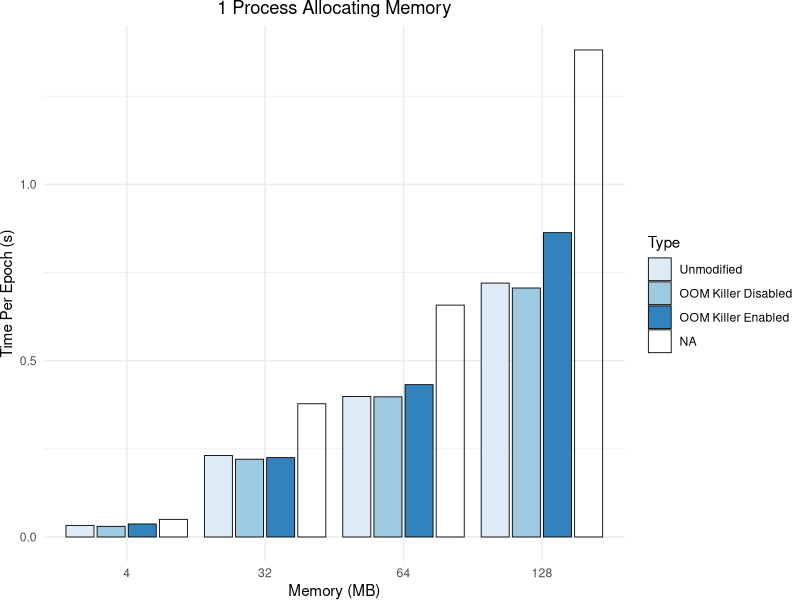
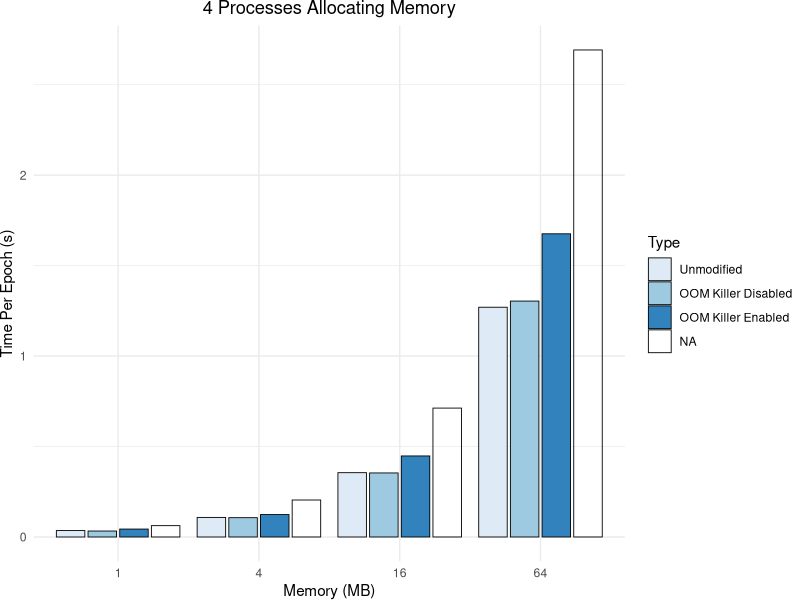
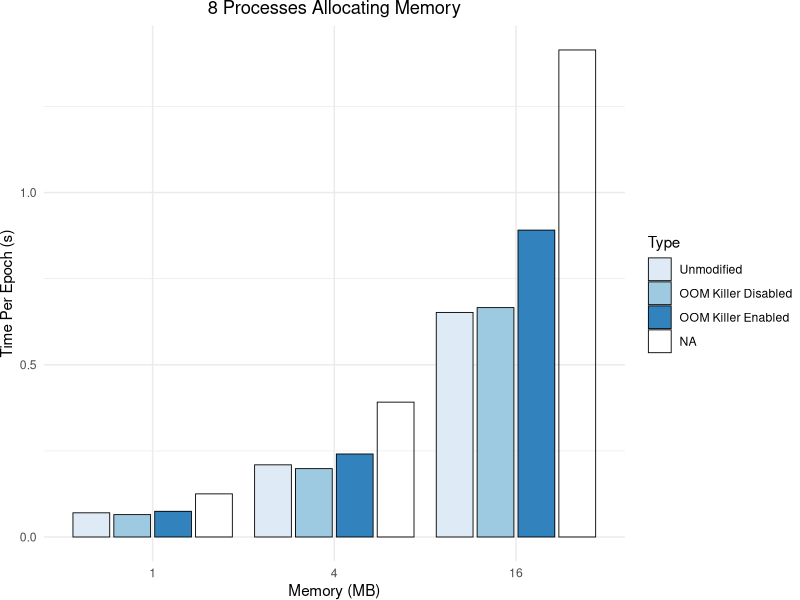
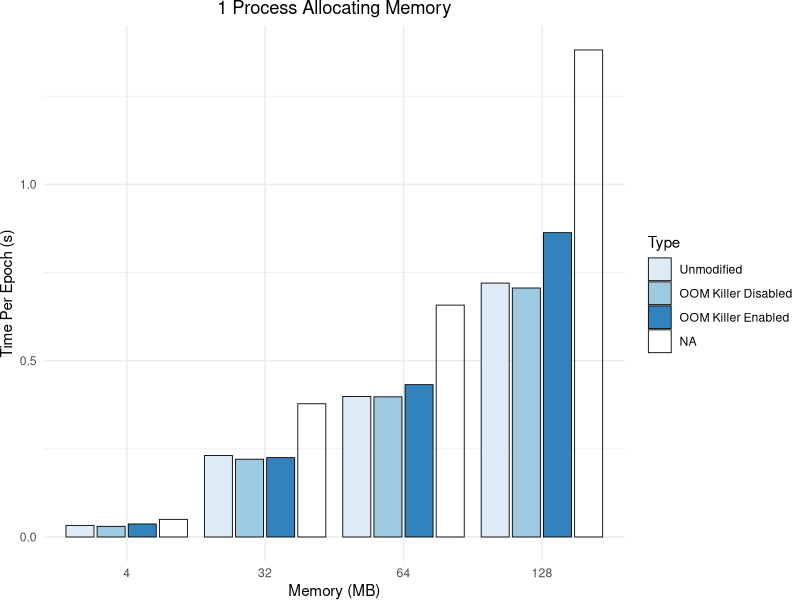
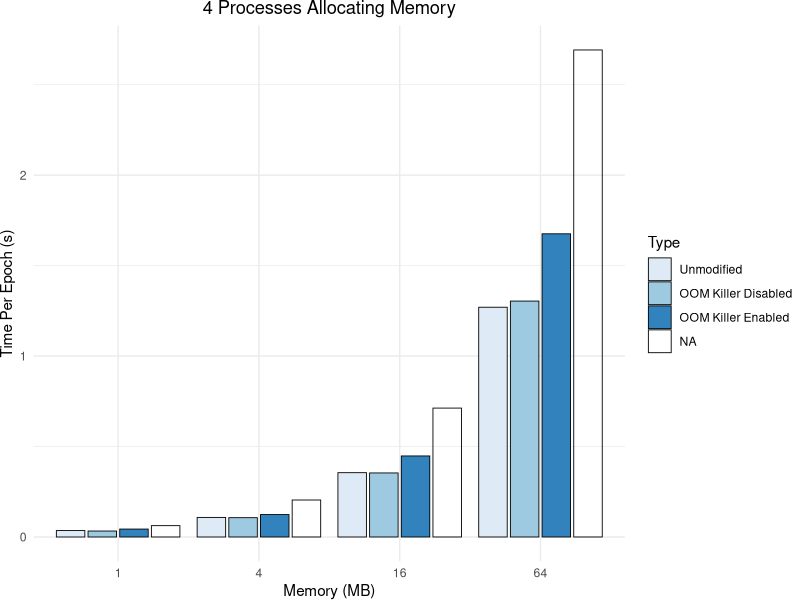
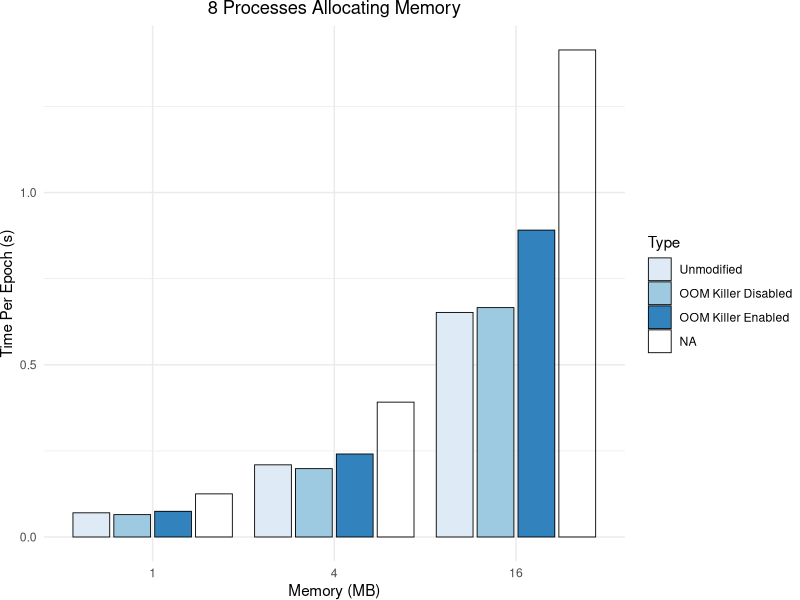

Recreate these plots in R, in order.
## ---- chunk 1
knitr::opts_chunk$set(echo = TRUE)
## ---- chunk 2
library(ggplot2)
## ---- chunk 3
data = read.csv("result.csv")
data$TimePerEpoch = data$Time / data$Epoch
data$Type = factor(data$Type, levels=c("Unmodified", "OOM Killer Disabled", "OOM Killer Enabled"))
data$MemPerProc = as.factor(data$Memory / data$Process / 1024 / 1024)
data$Process = as.factor(data$Process)
data$Memory = as.factor(data$Memory / 1024 / 1024)
data
## ---- chunk 4
ggplot(data=data[data$TimeType=="All" & data$Process==1,], aes(x=Memory, y=TimePerEpoch, fill=Type)) + 
  geom_bar(stat="identity", color="black", size=0.3, position=position_dodge2()) +
  ggtitle("1 Process Allocating Memory") +
  labs(y = "Time Per Epoch (s)", x = "Memory (MB)") +
  theme_minimal() +
  theme(plot.margin = unit(c(0,0,0,0), "cm")) +
  theme(plot.title = element_text(hjust = 0.5)) +
  scale_fill_brewer(palette="Blues")
  # scale_color_brewer(palette="Dark2")
ggsave('result-proc-1.pdf', width=8, height=5)
## ---- chunk 5
ggplot(data=data[data$TimeType=="All" & data$Process==4,], aes(x=Memory, y=TimePerEpoch, fill=Type)) + 
  geom_bar(stat="identity", color="black", size=0.3, position=position_dodge2()) +
  ggtitle("4 Processes Allocating Memory") +
  labs(y = "Time Per Epoch (s)", x = "Memory (MB)") +
  theme_minimal() +
  theme(plot.margin = unit(c(0,0,0,0), "cm")) +
  theme(plot.title = element_text(hjust = 0.5)) +
  scale_fill_brewer(palette="Blues")
  # scale_color_brewer(palette="Dark2")
ggsave('result-proc-4.pdf', width=8, height=5)
## ---- chunk 6
ggplot(data=data[data$TimeType=="All" & data$Process==8,], aes(x=Memory, y=TimePerEpoch, fill=Type)) + 
  geom_bar(stat="identity", color="black", size=0.3, position=position_dodge2()) +
  ggtitle("8 Processes Allocating Memory") +
  labs(y = "Time Per Epoch (s)", x = "Memory (MB)") +
  theme_minimal() +
  theme(plot.margin = unit(c(0,0,0,0), "cm")) +
  theme(plot.title = element_text(hjust = 0.5)) +
  scale_fill_brewer(palette="Blues")
  # scale_color_brewer(palette="Dark2")
ggsave('result-proc-8.pdf', width=8, height=5)
